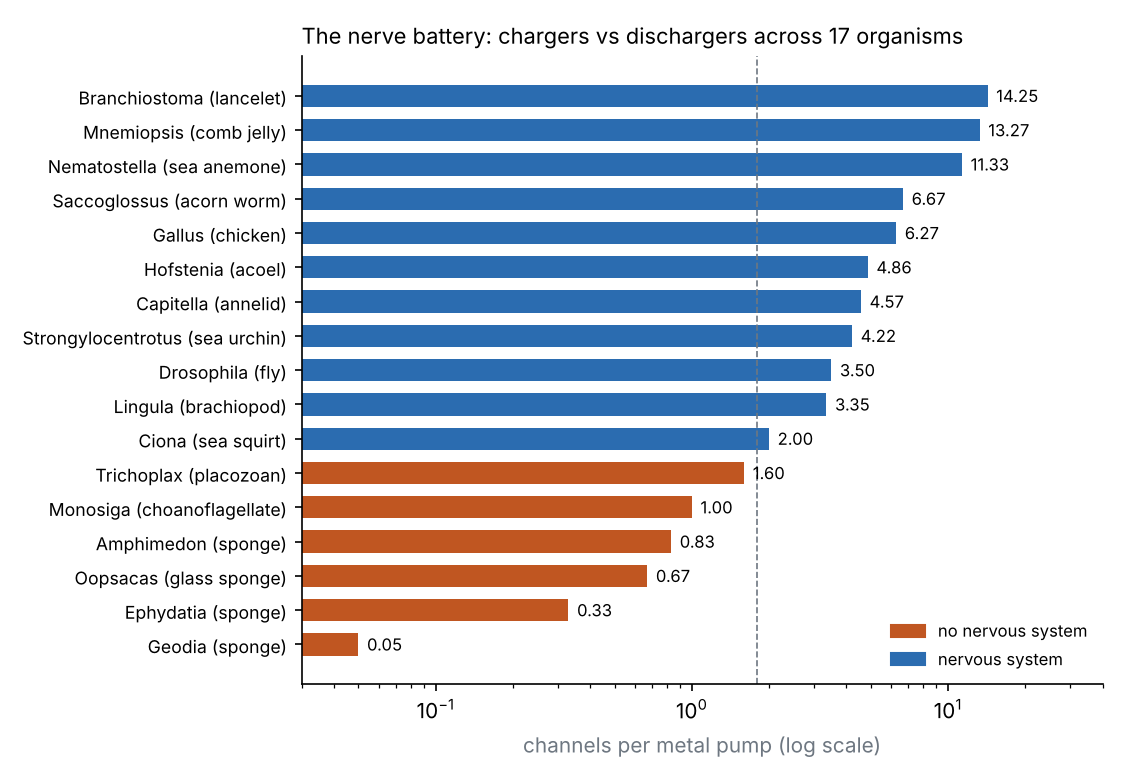

This figure's Python source:
"""Manuscript 2, Figure 7: channels per metal pump (dcf_nerve v2 calls) in 17 organisms (rounds/L3609_battery_seen.txt)."""
import matplotlib; matplotlib.use('Agg'); import matplotlib.pyplot as plt
rows=[('Geodia (sponge)',0.05,0),('Ephydatia (sponge)',0.33,0),('Oopsacas (glass sponge)',0.67,0),('Amphimedon (sponge)',0.83,0),('Monosiga (choanoflagellate)',1.00,0),('Trichoplax (placozoan)',1.60,0),
      ('Ciona (sea squirt)',2.00,1),('Lingula (brachiopod)',3.35,1),('Drosophila (fly)',3.50,1),('Strongylocentrotus (sea urchin)',4.22,1),('Capitella (annelid)',4.57,1),('Hofstenia (acoel)',4.86,1),
      ('Gallus (chicken)',6.27,1),('Saccoglossus (acorn worm)',6.67,1),('Nematostella (sea anemone)',11.33,1),('Mnemiopsis (comb jelly)',13.27,1),('Branchiostoma (lancelet)',14.25,1)]
fig,ax=plt.subplots(figsize=(7.5,5.2),dpi=150)
for i,(n,v,neu) in enumerate(rows):
    ax.barh(i,v,color='#2b6cb0' if neu else '#c05621',height=0.65); ax.text(v*1.08,i,'%.2f'%v,va='center',fontsize=8)
ax.set_yticks(range(len(rows))); ax.set_yticklabels([r[0] for r in rows],fontsize=8.5); ax.set_xscale('log'); ax.set_xlim(0.03,40)
ax.axvline(1.8,color='#6e7781',ls='--',lw=0.8)
for s in ('top','right'): ax.spines[s].set_visible(False)
ax.set_xlabel('channels per metal pump (log scale)',color='#6e7781')
from matplotlib.patches import Patch
ax.legend(handles=[Patch(color='#c05621',label='no nervous system'),Patch(color='#2b6cb0',label='nervous system')],fontsize=8,frameon=False,loc='lower right')
ax.set_title('The nerve battery: chargers vs dischargers across 17 organisms',fontsize=10.5,loc='left')
plt.tight_layout(); plt.savefig('figures/L3609_battery_ratio.png')
